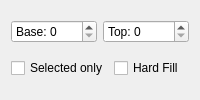
       <widget class="QWidget" name="tabRange">
        <attribute name="title">
         <string>Range</string>
        </attribute>
        <layout class="QVBoxLayout" name="verticalLayout">
         <item>
          <layout class="QVBoxLayout" name="verticalLayoutRange">
           <property name="spacing">
            <number>0</number>
           </property>
          </layout>
         </item>
         <item>
          <layout class="QHBoxLayout" name="horizontalLayout_2">
           <item>
            <widget class="KeysafeSpinBox" name="SpinBoxRangeBase">
             <property name="keyboardTracking">
              <bool>false</bool>
             </property>
             <property name="prefix">
              <string>Base: </string>
             </property>
             <property name="maximum">
              <number>255</number>
             </property>
            </widget>
           </item>
           <item>
            <widget class="KeysafeSpinBox" name="SpinBoxRangeTop">
             <property name="keyboardTracking">
              <bool>false</bool>
             </property>
             <property name="prefix">
              <string>Top: </string>
             </property>
             <property name="maximum">
              <number>255</number>
             </property>
            </widget>
           </item>
          </layout>
         </item>
         <item>
          <layout class="QHBoxLayout" name="horizontalLayout">
           <item>
            <widget class="QCheckBox" name="CheckBoxRangeSelectedOnly">
             <property name="text">
              <string>Selected only</string>
             </property>
            </widget>
           </item>
           <item>
            <widget class="QCheckBox" name="CheckBoxRangeHardFill">
             <property name="text">
              <string>Hard Fill</string>
             </property>
            </widget>
           </item>
          </layout>
         </item>
        </layout>
       </widget>
